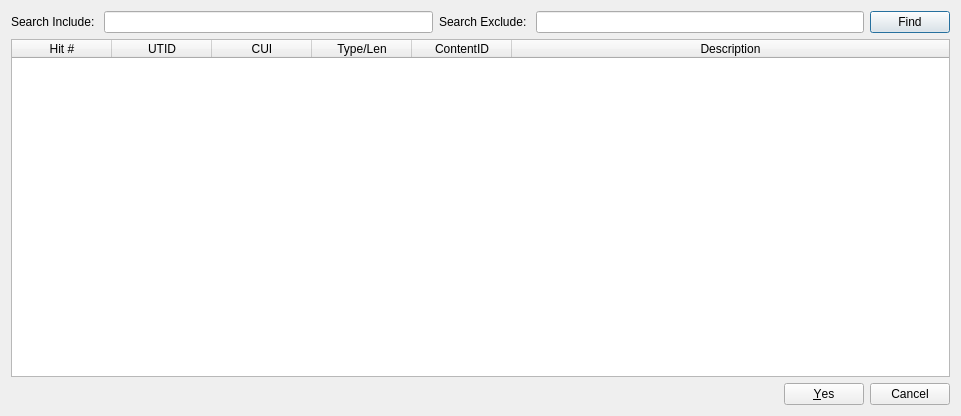
<?xml version="1.0" encoding="UTF-8"?>
<ui version="4.0">
 <class>find_add_dialog</class>
 <widget class="QDialog" name="find_add_dialog">
  <property name="geometry">
   <rect>
    <x>0</x>
    <y>0</y>
    <width>961</width>
    <height>416</height>
   </rect>
  </property>
  <property name="windowTitle">
   <string>Find/Add Measurements</string>
  </property>
  <layout class="QVBoxLayout" name="verticalLayout">
   <item>
    <layout class="QGridLayout" name="gridLayout">
     <item row="0" column="2">
      <widget class="QLabel" name="label_2">
       <property name="text">
        <string>Search Exclude: </string>
       </property>
      </widget>
     </item>
     <item row="0" column="1">
      <widget class="QLineEdit" name="include_lineEdit"/>
     </item>
     <item row="0" column="4">
      <widget class="QPushButton" name="find_pushButton">
       <property name="text">
        <string>Find</string>
       </property>
      </widget>
     </item>
     <item row="0" column="0">
      <widget class="QLabel" name="label">
       <property name="text">
        <string>Search Include: </string>
       </property>
      </widget>
     </item>
     <item row="0" column="3">
      <widget class="QLineEdit" name="exclude_lineEdit"/>
     </item>
    </layout>
   </item>
   <item>
    <widget class="QTableWidget" name="tableWidget">
     <property name="editTriggers">
      <set>QAbstractItemView::NoEditTriggers</set>
     </property>
     <property name="selectionBehavior">
      <enum>QAbstractItemView::SelectRows</enum>
     </property>
     <property name="sortingEnabled">
      <bool>true</bool>
     </property>
     <attribute name="horizontalHeaderStretchLastSection">
      <bool>true</bool>
     </attribute>
     <attribute name="verticalHeaderVisible">
      <bool>false</bool>
     </attribute>
     <column>
      <property name="text">
       <string>Hit #</string>
      </property>
     </column>
     <column>
      <property name="text">
       <string>UTID</string>
      </property>
     </column>
     <column>
      <property name="text">
       <string>CUI</string>
      </property>
     </column>
     <column>
      <property name="text">
       <string>Type/Len</string>
      </property>
     </column>
     <column>
      <property name="text">
       <string>ContentID</string>
      </property>
     </column>
     <column>
      <property name="text">
       <string>Description</string>
      </property>
     </column>
    </widget>
   </item>
   <item>
    <widget class="QDialogButtonBox" name="buttonBox">
     <property name="orientation">
      <enum>Qt::Horizontal</enum>
     </property>
     <property name="standardButtons">
      <set>QDialogButtonBox::Cancel|QDialogButtonBox::Yes</set>
     </property>
    </widget>
   </item>
  </layout>
 </widget>
 <tabstops>
  <tabstop>include_lineEdit</tabstop>
  <tabstop>exclude_lineEdit</tabstop>
  <tabstop>find_pushButton</tabstop>
  <tabstop>tableWidget</tabstop>
 </tabstops>
 <resources/>
 <connections>
  <connection>
   <sender>buttonBox</sender>
   <signal>accepted()</signal>
   <receiver>find_add_dialog</receiver>
   <slot>accept()</slot>
   <hints>
    <hint type="sourcelabel">
     <x>248</x>
     <y>254</y>
    </hint>
    <hint type="destinationlabel">
     <x>157</x>
     <y>274</y>
    </hint>
   </hints>
  </connection>
  <connection>
   <sender>buttonBox</sender>
   <signal>rejected()</signal>
   <receiver>find_add_dialog</receiver>
   <slot>reject()</slot>
   <hints>
    <hint type="sourcelabel">
     <x>316</x>
     <y>260</y>
    </hint>
    <hint type="destinationlabel">
     <x>286</x>
     <y>274</y>
    </hint>
   </hints>
  </connection>
 </connections>
</ui>
